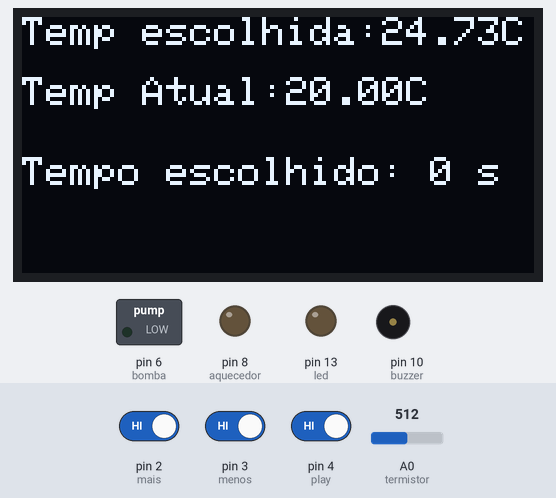
This sketch was run on a simulated Arduino Uno, built with avr-gcc and run on an emulated ATmega328P. Shown: 128×64 one-colour display, switched loads named in the sketch (green lamp = pin HIGH), output pins drawn as LEDs (lit = HIGH), buzzer (waves = sounding, pin HIGH). Dashed ring = blinking. Inputs (shaded band) come from the test bench; at power-on: pin 2 (mais) HIGH, pin 4 (play) HIGH, pin 3 (menos) HIGH, A0 (termistor) = 512. What the sketch prints to the serial monitor is not drawn.

Above: at 1.2 s.
1.3 s: pin 2 (mais) driven LOW
At 1.82 s:
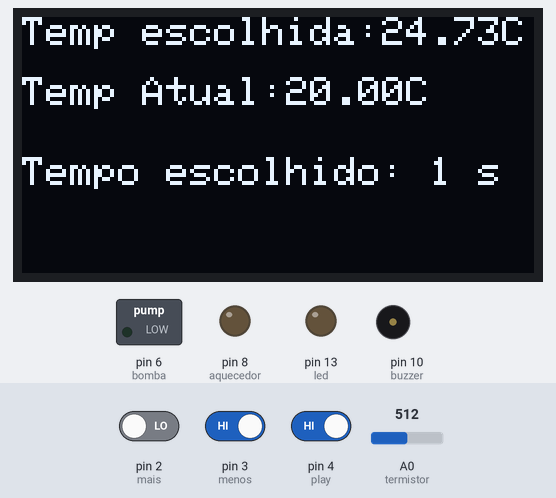
3.1 s: pin 4 (play) driven LOW
At 5.1 s:
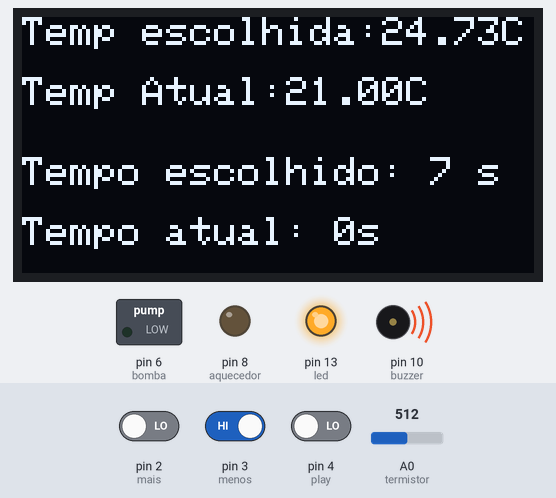
6.1 s: pin 3 (menos) driven LOW
At 6.9 s:
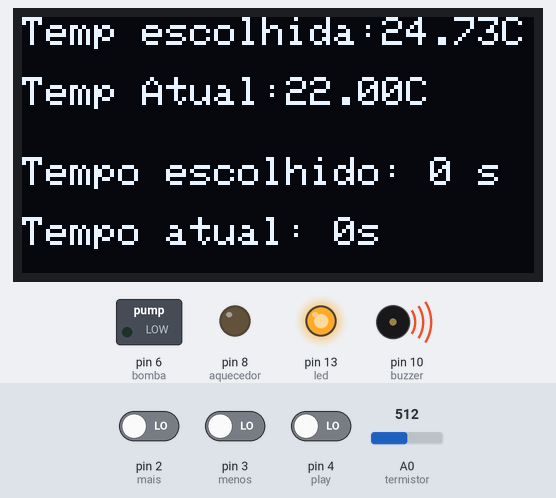
7.9 s: A0 (termistor) set to 716
At 8.6 s:
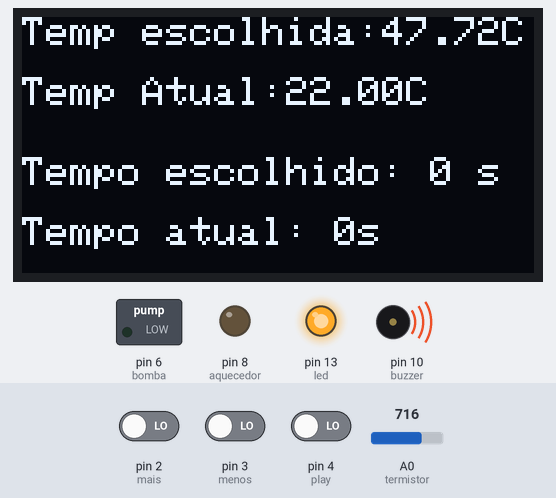
9.8 s: A0 (termistor) set to 900
At 11.5 s:
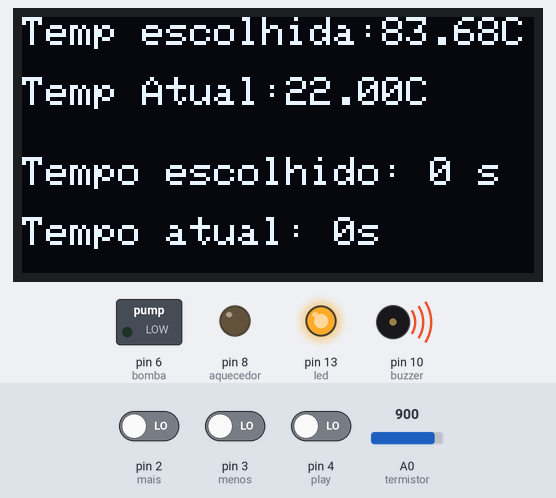
11.8 s: pin 3 (menos) driven HIGH
At 13.7 s:
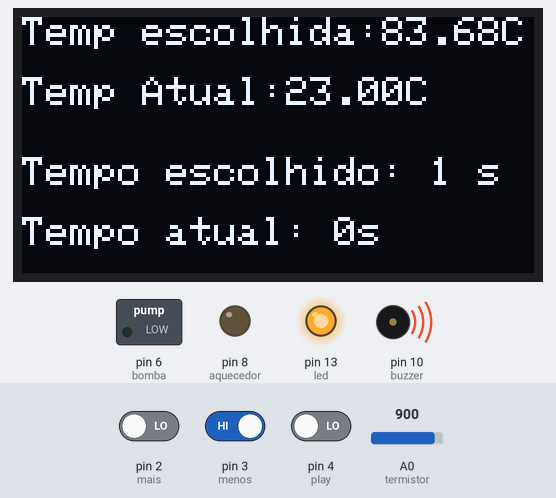
Timing chart, 0 to 15.8 s (numbered marks = the images above; inputs shaded):
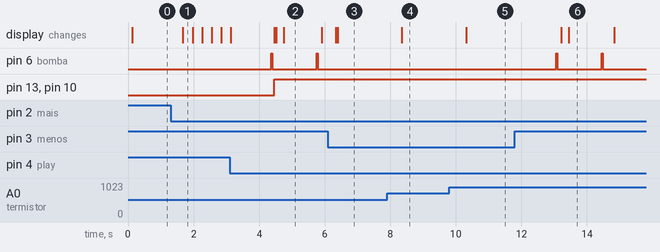

The sketch:

nac.ino
```cpp
//Libs
#include <Adafruit_BusIO_Register.h>
#include <Adafruit_I2CDevice.h>
#include <Adafruit_I2CRegister.h>
#include <Adafruit_SPIDevice.h>
#include <Adafruit_SSD1306.h>
#define OLED_Address 0x3C
Adafruit_SSD1306 oled(128, 64);
//Entradas
const int mais = 2;
const int menos = 3;
const int play = 4;
const int termistor = A0;
//Saidas
const int bomba = 6;
const int aquecedor = 8;
const int buzzer = 10;
const int led = 13;
//Variaveis
int tempo, tempoSalvo, tempSalvoLast, tempoAtualLast;
float tempSetado, vO, logR2, t, tc, r2, tempLast,  tempAtualLast, tempAgua = 20.00;
float c1 = 1.009249522e-03, c2 = 2.378405444e-04, c3 = 2.019202697e-07, r1 = 10000;
unsigned char sB, sA, sP;
void setup() {
  Serial.begin(115200);
  pinMode(mais, INPUT);
  pinMode(menos, INPUT);
  pinMode(play, INPUT);
  pinMode(termistor, INPUT);
  pinMode(bomba, OUTPUT);
  pinMode(aquecedor, OUTPUT);
  pinMode(led, OUTPUT);
  pinMode(buzzer, OUTPUT);
  oled.begin(SSD1306_SWITCHCAPVCC, OLED_Address);
  oled.clearDisplay();
  oled.setTextSize(1);
  oled.setTextColor(WHITE);
}
void loop() {
  tempSetado = readTemp(termistor);
  oledTemp(tempSetado);
  oledTempoSalvo(tempoSalvo);
  //Incrementa
  if (digitalRead(mais) == LOW) {
    tempo = tempo + 1;
    tempoSalvo = tempo;
    Serial.print("Tempo:");
    Serial.println(tempo);
    delay(200);
  }
  //Decrementa
  if (digitalRead(menos) == LOW && (tempo >= 1)) {
    tempo = tempo - 1;
    tempoSalvo = tempo;
    Serial.print("Tempo:");
    Serial.println(tempo);
    delay(200);
    if (tempo <= 1) {
      Serial.println("O tempo não pode ser menor que um!");
    }
  }
  oledTempAtual(tempAgua);
  //Aciona
  if (digitalRead(play) == LOW && tempo > 0) {
    Serial.println("");
    Serial.println("-------- Iniciado! ---------");
    Serial.print("Temperatura escolhida:");
    Serial.println(tempSetado);
    do {
      delay(1000);
      digitalWrite(bomba, HIGH);
      Serial.println("Bomba:on");
      Serial.print("Temperatura Atual:");
      Serial.println(tempAgua);
      oledTempAtual(tempAgua);
      tempo--;
      if (tempAgua >= tempSetado) {
        digitalWrite(aquecedor, LOW);
        Serial.println("Aquecedor:off");
      } else {
        tempAgua++;
        digitalWrite(aquecedor, HIGH);
        Serial.println("Aquecedor:on");
      }
      Serial.print(tempo);
      Serial.println(" segundos");
      Serial.print(tempAgua);
      Serial.println(" C");
      //Pausa
      if (digitalRead(play) == LOW) {
        Serial.println("Encerrado pelo usuario!");
        digitalWrite(bomba, LOW);
        digitalWrite(aquecedor, LOW);
        Serial.println("Bomba:off");
        Serial.println("Aquecedor:off");
        tempo = 0;
      }
      oledTempoAtual(tempo);
    } while (tempo > 0 && digitalRead(play) == HIGH);
    oledTempoAtual(tempo);
    Serial.println("Sistema encerrado!");
    digitalWrite(bomba, LOW);
    digitalWrite(aquecedor, LOW);
    Serial.println("Bomba:off");
    Serial.println("Aquecedor:off");
    if (tempo == 0) {
      digitalWrite(led, HIGH);
      digitalWrite(buzzer, HIGH);
    }
  }
}
float readTemp(int termistor) {
  vO = analogRead(termistor);
  r2 = r1 * (1023.0 / (float)vO - 1.0);
  logR2 = log(r2);
  t = (1.0 / (c1 + c2 * logR2 + c3 * logR2 * logR2 * logR2));
  tc = t - 273.15;
  return tc;
}
void oledTemp(float temp) {
  oled.setCursor(0, 0);
  oled.setTextColor(BLACK);
  oled.print("Temp escolhida:");
  oled.print(tempLast);
  oled.setCursor(0, 0);
  oled.setTextColor(WHITE);
  oled.print("Temp escolhida:");
  oled.print(temp);
  oled.print("C");
  tempLast = temp;
  oled.display();
}
void oledTempAtual(float tempAtual) {
  oled.setCursor(0, 15);
  oled.setTextColor(BLACK);
  oled.print("Temp Atual:");
  oled.print(tempAtualLast);
  oled.setCursor(0, 15);
  oled.setTextColor(WHITE);
  oled.print("Temp Atual:");
  oled.print(tempAtual);
  oled.print("C");
  tempAtualLast = tempAtual;
  oled.display();
}
void oledTempoSalvo(int tempSalvo) {
  oled.setCursor(0, 35);
  oled.setTextColor(BLACK);
  oled.print("Tempo escolhido: ");
  oled.print(tempSalvoLast);
  oled.setCursor(0, 35);
  oled.setTextColor(WHITE);
  oled.print("Tempo escolhido: ");
  oled.print(tempSalvo);
  oled.print(" s");
  tempSalvoLast = tempSalvo;
  oled.display();
}
void oledTempoAtual(int tempoAtual) {
  oled.setCursor(0, 50);
  oled.setTextColor(BLACK);
  oled.print("Tempo Atual: ");
  oled.print(tempoAtualLast);
  oled.setCursor(0, 50);
  oled.setTextColor(WHITE);
  oled.print("Tempo atual: ");
  oled.print(tempoAtual);
  oled.print("s");
  tempoAtualLast = tempoAtual;
  oled.display();
}
```

Measured:
- after the input at 1.3 s, the display: changes after 0.38 s (image 1)
- after the input at 3.1 s, pin 6 (bomba): alternates HIGH for 0.03 s and LOW for 1.4 s, starting after 1.3 s; pin 13 (led), pin 10 (buzzer): LOW → HIGH after 1.4 s
- after the input at 6.1 s, pin 6 (bomba): stays LOW (without the input it goes to HIGH after 1.0 s)
- after the input at 7.9 s, the display: changes after 0.45 s (image 4)
- after the input at 9.8 s, the display: changes after 0.52 s (image 5)
- after the input at 11.8 s, pin 6 (bomba): alternates HIGH for 0.03 s and LOW for 1.4 s, starting after 1.3 s; the display: first changes after 1.4 s (image 6 shows a later state)
- what the display in image 2 shows lasts 1.1 s, from 4.8 s to 5.9 s
